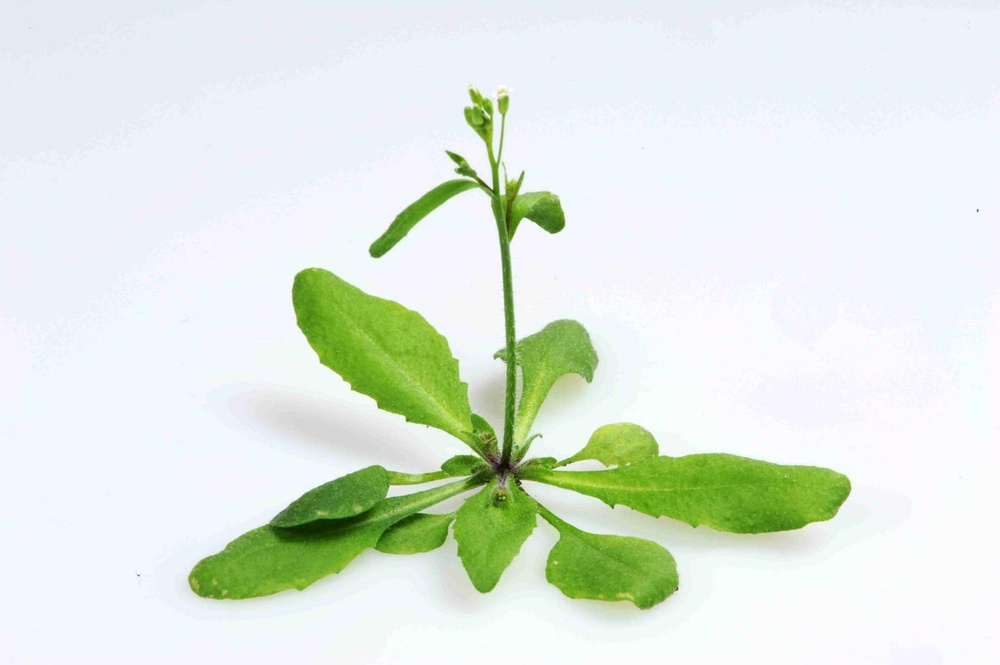
#> input picture ONE-PIX_soft/doc/Single Pixel Imaging tutorial/arabidopsis.jpg, 1000 x 665 px, shrunk from 1440 x 958 before the run
$ jupyter execute 'Single Pixel Imaging (1).ipynb'   (shell and % lines are left out)
#> lines starting #> are read from the running program, lines starting #| are printed output that depends on the picture
# Single Pixel Imaging theory

## General formulation

Single pixel imaging enables one to reproduce a parsimonious under-sampled image of a scene using a single detector and several acquisitions. For each measurement, a specific pattern is projected onto a scene and an associated spectral coefficient is acquired.

A measurement, $ m_{k} \in \mathbb{R}_{+} $ (photon counts), of a scene, $ S \in \mathbb{R}_{M \times N}$, of height M and width N can be expressed as a function of the integration time of the detector,$\Delta t$ (s), where the power is emitted by the source, $\phi_{0} $(photons counts/s), a $p_{k} \in \mathbb{R}_{M \times N}$, and the dark current of the detector, D (photons/s), such that:

$$
m_{k}=\Delta t \cdot (\phi_{0} \cdot p_{k}^{t}\cdot S+D)
$$

Three examples of patterns are represented below:

## Fourier basis

In a coordinate system (𝑥, 𝑦) a scene 𝑆 is analysable in the spatial frequency domain (𝑢, 𝑣)  using its two-dimensional Fourier transform $\hat{S}$ such that:

$$
\hat{S}(u,v)=\int_{x=-\infty}^{+\infty}\int_{y=-\infty}^{+\infty} S(x,y)\cdot e^{-2i\pi \cdot(xu+yv)}
$$

This duality in 2D space is represented below:

[cell 1]
# Import libraries
import matplotlib.pyplot as plt
import numpy as np

scene=plt.imread('arabidopsis.jpg')
#> scene is the input picture: shape (665, 1000, 3); mean R, G, B 223.2, 233.9, 223
gray_scene=np.mean(scene,2)
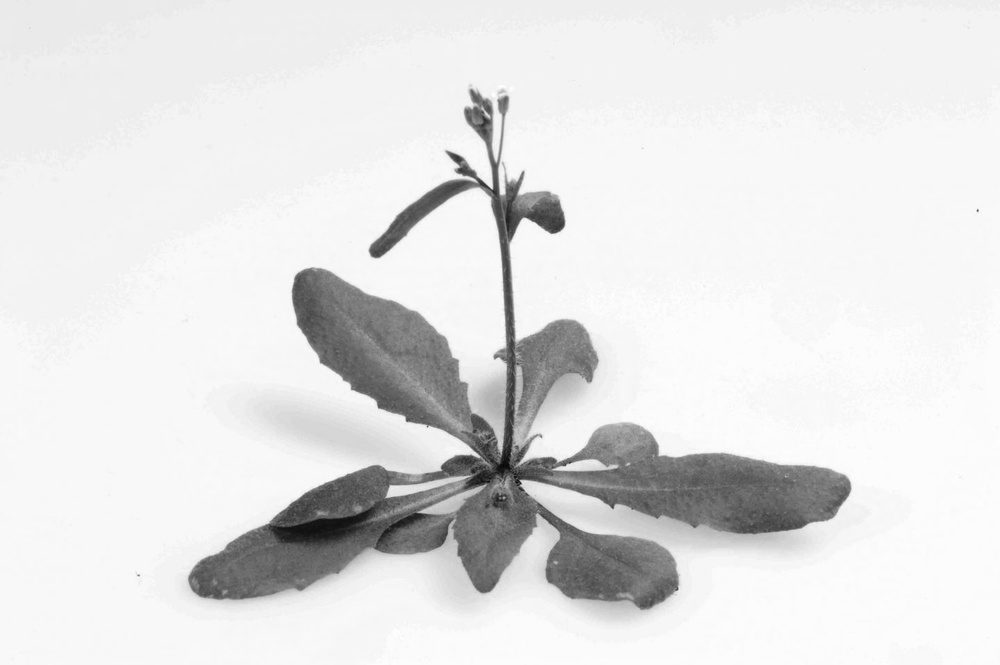
#> gray_scene: shape (665, 1000) float64; min 6, max 255, mean 226.7
FT=abs(np.fft.fftshift(np.fft.fft2(gray_scene)))

plt.figure(figsize=(10,3),dpi=80)
plt.subplot(1,2,1)
plt.imshow(scene)
plt.title('Scene')

plt.subplot(1,2,2)
plt.imshow(np.log10(FT))
plt.title('Fourier spectrum')
plt.show()
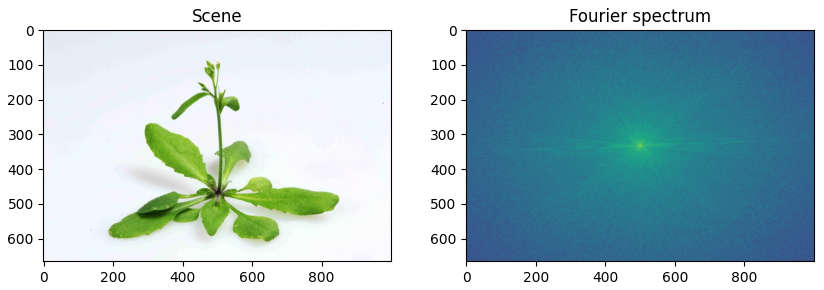
#> figure drawn by matplotlib, 2 panels

$ run again, with ONE-PIX_soft/doc/Single Pixel Imaging tutorial/fft2.png saved as ONE-PIX_soft/doc/Single Pixel Imaging tutorial/arabidopsis.jpg
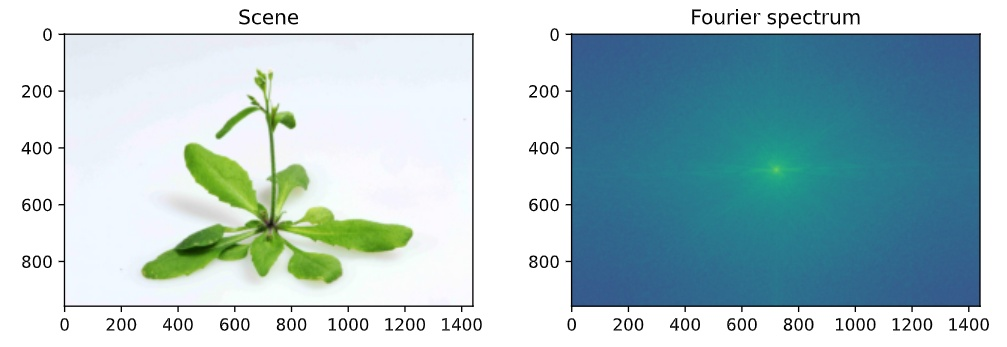
#> input picture ONE-PIX_soft/doc/Single Pixel Imaging tutorial/fft2.png, 1007 x 347 px
#> scene is the input picture: shape (347, 1007, 3); mean R, G, B 172.4, 197.6, 203
#> `gray_scene=np.mean(scene,2)`:
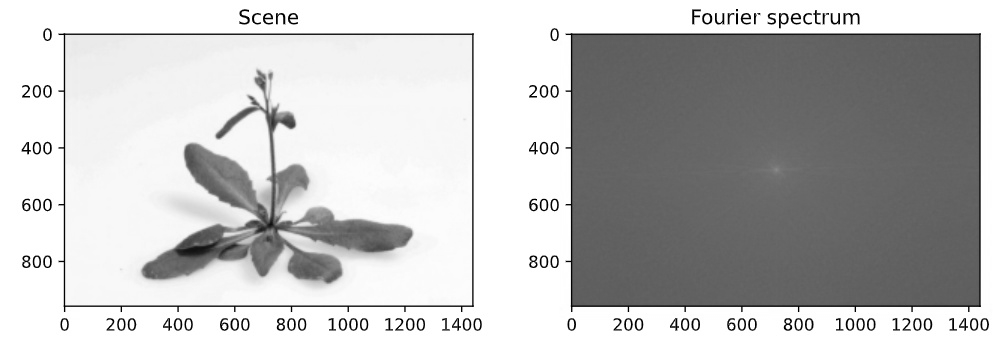
#> gray_scene: shape (347, 1007) float64; min 0, max 255, mean 191
#> `plt.show()`:
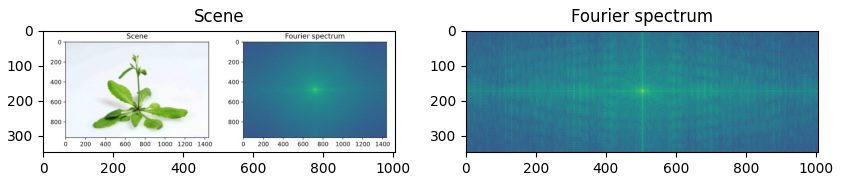
#> figure drawn by matplotlib, 2 panels

$ run again, with ONE-PIX_soft/doc/Single Pixel Imaging tutorial/patterns_examples.png saved as ONE-PIX_soft/doc/Single Pixel Imaging tutorial/arabidopsis.jpg
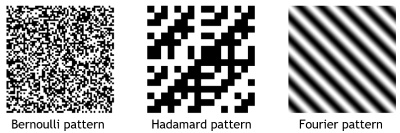
#> input picture ONE-PIX_soft/doc/Single Pixel Imaging tutorial/patterns_examples.png, 400 x 133 px
#> scene is the input picture: shape (133, 400, 3); min 0, max 255, mean 166.1
#> `plt.show()`:
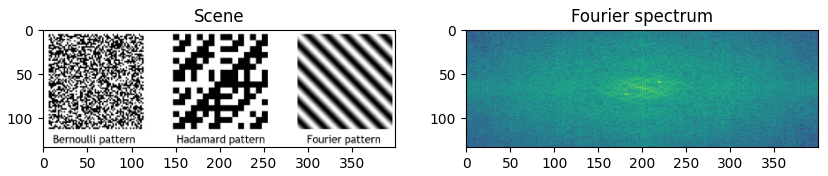
#> figure drawn by matplotlib, 2 panels
